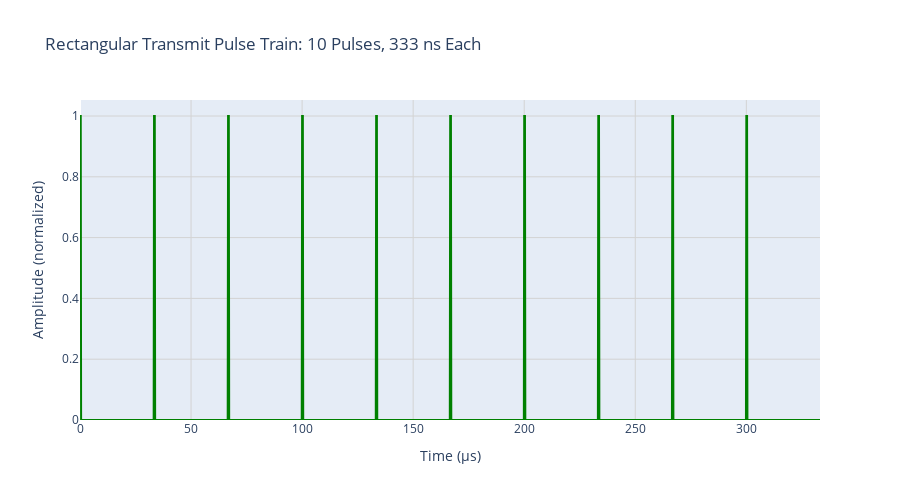

Notebook code cell kept with this figure:
### Markdown cell above
### Visualize Transmit Pulse

Display the rectangular pulse envelope showing the short pulse duration.

### Code cell
import plotly.graph_objs as go

# Create figure for pulse visualization
fig = go.Figure()

# Plot pulse envelope showing all 10 pulses
fig.add_trace(
    go.Scatter(
        x=mod_t * 1e6,  # Convert to microseconds
        y=amp * 1,  # Pulse amplitude
        name="Transmit Pulse",
        line=dict(color="green", width=2),
        fill="tozeroy",
        fillcolor="rgba(0,255,0,0.3)",
    )
)

# Configure plot layout
fig.update_layout(
    title="Rectangular Transmit Pulse Train: 10 Pulses, 333 ns Each",
    yaxis=dict(title="Amplitude (normalized)", gridcolor="lightgray"),
    xaxis=dict(title="Time (μs)", gridcolor="lightgray"),
    height=500,
)

# uncomment this to display interactive plot
fig.show()

### Figure 1 — Plotly figure (JSON) as saved in the notebook; plotly's stock layout.template omitted (floating-point values rounded to 4 significant figures; data arrays with more than 128 entries replaced by an {"elided": "..."} marker saying what was removed)
{"data": [{"fill": "tozeroy", "fillcolor": "rgba(0,255,0,0.3)", "line": {"color": "green", "width": 2}, "name": "Transmit Pulse", "type": "scatter", "x": {"elided": "2000 float values"}, "y": {"elided": "2000 float values"}}], "layout": {"height": 500, "title": {"text": "Rectangular Transmit Pulse Train: 10 Pulses, 333 ns Each"}, "xaxis": {"gridcolor": "lightgray", "title": {"text": "Time (μs)"}}, "yaxis": {"gridcolor": "lightgray", "title": {"text": "Amplitude (normalized)"}}}}
